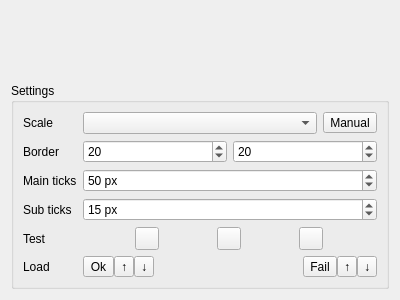
<?xml version="1.0" encoding="UTF-8"?>
<ui version="4.0">
 <class>TestScaleWidget</class>
 <widget class="QWidget" name="TestScaleWidget">
  <property name="geometry">
   <rect>
    <x>0</x>
    <y>0</y>
    <width>400</width>
    <height>300</height>
   </rect>
  </property>
  <property name="windowTitle">
   <string>Form</string>
  </property>
  <layout class="QVBoxLayout" name="verticalLayout">
   <item>
    <layout class="QHBoxLayout" name="horizontalLayout">
     <property name="spacing">
      <number>0</number>
     </property>
     <item>
      <widget class="TestScaleWidget2" name="scale" native="true">
       <property name="sizePolicy">
        <sizepolicy hsizetype="Expanding" vsizetype="Preferred">
         <horstretch>1</horstretch>
         <verstretch>0</verstretch>
        </sizepolicy>
       </property>
      </widget>
     </item>
    </layout>
   </item>
   <item>
    <widget class="QGroupBox" name="groupBox">
     <property name="title">
      <string>Settings</string>
     </property>
     <layout class="QGridLayout" name="gridLayout">
      <item row="1" column="0">
       <widget class="QLabel" name="label_5">
        <property name="text">
         <string>Scale</string>
        </property>
       </widget>
      </item>
      <item row="4" column="0">
       <widget class="QLabel" name="label_2">
        <property name="text">
         <string>Sub ticks</string>
        </property>
       </widget>
      </item>
      <item row="4" column="1">
       <widget class="QSpinBox" name="subTicks">
        <property name="suffix">
         <string> px</string>
        </property>
        <property name="value">
         <number>15</number>
        </property>
       </widget>
      </item>
      <item row="1" column="1">
       <layout class="QHBoxLayout" name="horizontalLayout_3">
        <item>
         <widget class="QComboBox" name="scaleType"/>
        </item>
        <item>
         <widget class="QToolButton" name="manualButton">
          <property name="text">
           <string>Manual</string>
          </property>
          <property name="checkable">
           <bool>true</bool>
          </property>
         </widget>
        </item>
       </layout>
      </item>
      <item row="3" column="0">
       <widget class="QLabel" name="label">
        <property name="text">
         <string>Main ticks</string>
        </property>
       </widget>
      </item>
      <item row="3" column="1">
       <widget class="QSpinBox" name="mainTicks">
        <property name="suffix">
         <string> px</string>
        </property>
        <property name="maximum">
         <number>1000</number>
        </property>
        <property name="value">
         <number>50</number>
        </property>
       </widget>
      </item>
      <item row="6" column="1">
       <layout class="QGridLayout" name="gridLayout_2">
        <item row="0" column="1">
         <widget class="QToolButton" name="buttonFail">
          <property name="text">
           <string/>
          </property>
         </widget>
        </item>
        <item row="0" column="0">
         <widget class="QToolButton" name="buttonOk">
          <property name="text">
           <string/>
          </property>
         </widget>
        </item>
        <item row="0" column="2">
         <widget class="QToolButton" name="buttonDelete">
          <property name="text">
           <string/>
          </property>
         </widget>
        </item>
       </layout>
      </item>
      <item row="7" column="0">
       <widget class="QLabel" name="label_6">
        <property name="text">
         <string>Load</string>
        </property>
       </widget>
      </item>
      <item row="6" column="0">
       <widget class="QLabel" name="testLabel">
        <property name="text">
         <string>Test</string>
        </property>
       </widget>
      </item>
      <item row="2" column="0">
       <widget class="QLabel" name="label_4">
        <property name="text">
         <string>Border</string>
        </property>
       </widget>
      </item>
      <item row="2" column="1">
       <layout class="QHBoxLayout" name="horizontalLayout_2">
        <item>
         <widget class="QSpinBox" name="borderLeft">
          <property name="maximum">
           <number>250</number>
          </property>
          <property name="singleStep">
           <number>10</number>
          </property>
          <property name="value">
           <number>20</number>
          </property>
         </widget>
        </item>
        <item>
         <widget class="QSpinBox" name="borderRight">
          <property name="maximum">
           <number>250</number>
          </property>
          <property name="singleStep">
           <number>10</number>
          </property>
          <property name="value">
           <number>20</number>
          </property>
         </widget>
        </item>
       </layout>
      </item>
      <item row="7" column="1">
       <layout class="QHBoxLayout" name="horizontalLayout_4">
        <property name="spacing">
         <number>0</number>
        </property>
        <item>
         <widget class="QToolButton" name="okLoad">
          <property name="text">
           <string>Ok</string>
          </property>
         </widget>
        </item>
        <item>
         <widget class="QToolButton" name="okUp">
          <property name="text">
           <string>↑</string>
          </property>
         </widget>
        </item>
        <item>
         <widget class="QToolButton" name="okDown">
          <property name="text">
           <string>↓</string>
          </property>
         </widget>
        </item>
        <item>
         <spacer name="horizontalSpacer">
          <property name="orientation">
           <enum>Qt::Horizontal</enum>
          </property>
          <property name="sizeHint" stdset="0">
           <size>
            <width>40</width>
            <height>20</height>
           </size>
          </property>
         </spacer>
        </item>
        <item>
         <widget class="QToolButton" name="failLoad">
          <property name="text">
           <string>Fail</string>
          </property>
         </widget>
        </item>
        <item>
         <widget class="QToolButton" name="failUp">
          <property name="text">
           <string>↑</string>
          </property>
         </widget>
        </item>
        <item>
         <widget class="QToolButton" name="failDown">
          <property name="text">
           <string>↓</string>
          </property>
         </widget>
        </item>
       </layout>
      </item>
     </layout>
    </widget>
   </item>
  </layout>
 </widget>
 <customwidgets>
  <customwidget>
   <class>TestScaleWidget2</class>
   <extends>QWidget</extends>
   <header>testscalewidget2.h</header>
   <container>1</container>
  </customwidget>
 </customwidgets>
 <resources/>
 <connections/>
</ui>
